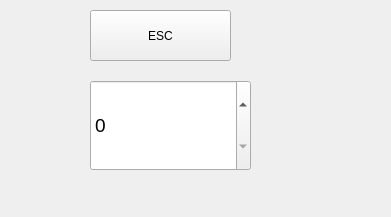
<?xml version="1.0" encoding="UTF-8"?>
<ui version="4.0">
 <class>Calc_uCAdc_Leaf_UI</class>
 <widget class="QWidget" name="Calc_uCAdc_Leaf_UI">
  <property name="geometry">
   <rect>
    <x>0</x>
    <y>0</y>
    <width>391</width>
    <height>217</height>
   </rect>
  </property>
  <property name="windowTitle">
   <string>Form</string>
  </property>
  <widget class="QSpinBox" name="spinBox">
   <property name="geometry">
    <rect>
     <x>90</x>
     <y>80</y>
     <width>161</width>
     <height>91</height>
    </rect>
   </property>
   <property name="font">
    <font>
     <pointsize>14</pointsize>
    </font>
   </property>
   <property name="maximum">
    <number>4</number>
   </property>
  </widget>
  <widget class="QPushButton" name="pushButton_ESC">
   <property name="geometry">
    <rect>
     <x>90</x>
     <y>10</y>
     <width>141</width>
     <height>51</height>
    </rect>
   </property>
   <property name="text">
    <string>ESC</string>
   </property>
  </widget>
 </widget>
 <resources/>
 <connections/>
</ui>
